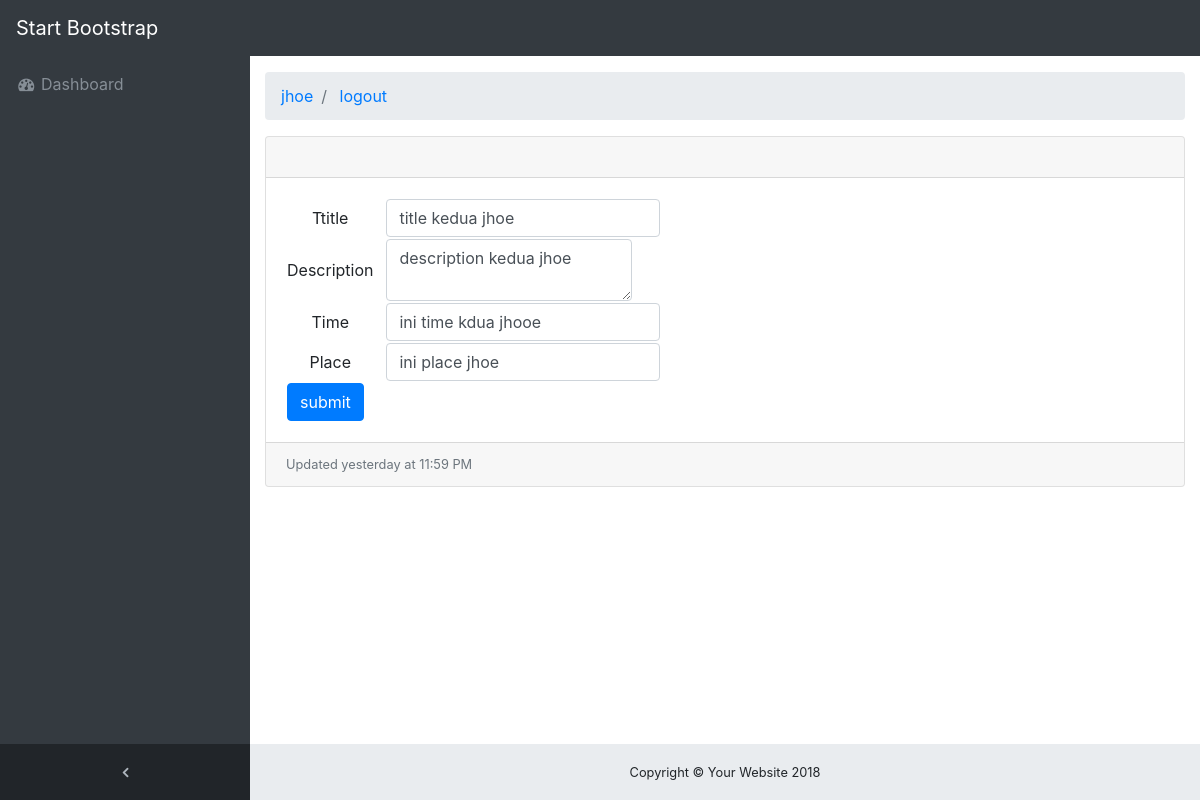
Page /index.php?meeting=edit&id=13 (signed in) on the committed database.
### tables this page shows
CREATE TABLE `meetings` (
  `id` int(5) NOT NULL,
  `owner_id` int(5) NOT NULL,
  `title` varchar(255) NOT NULL,
  `description` text NOT NULL,
  `waktu` varchar(100) NOT NULL,
  `place` varchar(255) NOT NULL
);

### App/Controller/MeetingController.php (called while the page is built, shortened)
<?php
class MeetingController extends Controller
{
public function edit_meeting()
{
  $meeting_id = isset($_GET['id'])?$_GET['id']:NULL;
  $meeting    = $this->$meeting->detail_meeting($meeting_id);
  include "App/View/Meeting/edit_meeting.php";
}
}
 ?>

### index.php (called while the page is built, shortened)
<?php
$kernel = new Route($_GET['meeting']);
$controller = $kernel->getController();
 ?>

### App/Controller/AuthController.php (called while the page is built, shortened)
<?php
class AuthController extends Controller
{
  function __construct()
  {
    $base_url = "http://localhost/httaccess/";
  }
}
 ?>

### App/Model/Meeting.php (called while the page is built, shortened)
<?php
class Meeting extends User
{
public function detail_meeting($meeting_id)
{
      $con = $this->openDb();
      $query  = mysqli_query($con, "SELECT * FROM meetings WHERE id = '$meeting_id'");
      $result = mysqli_fetch_array($query);
      return $result;
}
}
 ?>

### App/View/Meeting/edit_meeting.php (the view, shortened to what this page needs)
<!DOCTYPE html>
<html lang="en">
<head>
  <link href="<?php echo $base_url?>Public/vendor/bootstrap/css/bootstrap.min.css" rel="stylesheet">
  <link href="<?php echo $base_url?>Public/vendor/font-awesome/css/font-awesome.min.css" rel="stylesheet" type="text/css">
  <link href="<?php echo $base_url?>Public/vendor/datatables/dataTables.bootstrap4.css" rel="stylesheet">
  <link href="<?php echo $base_url?>Public/css/sb-admin.css" rel="stylesheet">
</head>
<body class="fixed-nav sticky-footer bg-dark" id="page-top">
  <nav class="navbar navbar-expand-lg navbar-dark bg-dark fixed-top" id="mainNav">
    <a class="navbar-brand" href="index.html">Start Bootstrap</a>
    <div class="collapse navbar-collapse" id="navbarResponsive">
      <ul class="navbar-nav navbar-sidenav" id="exampleAccordion">
        <li class="nav-item" data-toggle="tooltip" data-placement="right" title="Dashboard">
          <a class="nav-link" href="index.html">
            <i class="fa fa-fw fa-dashboard"></i>
            <span class="nav-link-text">Dashboard</span>
          </a>
        </li>
              </ul>
      <ul class="navbar-nav sidenav-toggler">
        <li class="nav-item">
          <a class="nav-link text-center" id="sidenavToggler">
            <i class="fa fa-fw fa-angle-left"></i>
          </a>
        </li>
      </ul>
    </div>
  </nav>
  <div class="content-wrapper">
    <div class="container-fluid">
      <ol class="breadcrumb">
        <li class="breadcrumb-item">
          <a href="#"><?php echo $_SESSION['name'] ?></a>
        </li>
        <li class="breadcrumb-item active"> <a  href="?meeting=logout">logout</a> </li>
      </ol>
      <div class="card mb-3">
        <div class="card-header">
         </div>
        <div class="card-body">
          <form class='form-inline form-horizontal' method="post" action="?meeting=update" >
            <table>
              <tr>
                <td><label for="title">Ttitle</label></td>
                <td>&nbsp;&nbsp;</td>
                <td><input value="<?php echo $meeting['title']; ?>" required name="title" type="text" class="form-control" id="title"></td>
              </tr>
              <tr>
                <td><label for="description">Description</label></td>
                <td>&nbsp;&nbsp;</td>
                <td><textarea required name="description" class='form-control'><?php echo $meeting['description']; ?></textarea>
                </td>
              </tr>
              <tr>
                <td><label for="time">Time</label></td>
                <td>&nbsp;&nbsp;</td>
                <td><input value="<?php echo $meeting['waktu']; ?>" required name="time" type="text" class="form-control" id="time"></td>
              </tr>
              <tr>
                <td><label for="place">Place</label></td>
                <td>&nbsp;&nbsp;</td>
                <td><input value="<?php echo $meeting['place']; ?>" required name="place" type="text" class="form-control" id="place"></td>
              </tr>
              <tr>
                <td><button required type="submit" name="submit" value="submit" class="btn btn-xs btn-primary">submit</button></td>
                <td></td>
              </tr>
            </table>
          </form>
        </div>
        <div class="card-footer small text-muted">Updated yesterday at 11:59 PM</div>
      </div>
    </div>
    <footer class="sticky-footer">
      <div class="container">
        <div class="text-center">
          <small>Copyright © Your Website 2018</small>
        </div>
      </div>
    </footer>
  </div>
</body>
</html>

### Public/css/sb-admin.css (style rules this page uses)
html { position: relative; min-height: 100%; }
body { overflow-x: hidden; }
body.sticky-footer { margin-bottom: 56px; }
body.sticky-footer .content-wrapper { min-height: calc(100vh - 56px - 56px); }
body.fixed-nav { padding-top: 56px; }
.content-wrapper { min-height: calc(100vh - 56px); padding-top: 1rem; }
#mainNav .navbar-collapse { overflow: auto; max-height: 75vh; }
#mainNav .navbar-collapse .navbar-nav .nav-item .nav-link { cursor: pointer; }
#mainNav .navbar-collapse .sidenav-toggler { display: none; }
@media (min-width: 992px) { #mainNav .navbar-brand { width: 250px; } }
@media (min-width: 992px) { #mainNav .navbar-collapse { overflow: visible; max-height: none; } }
@media (min-width: 992px) { #mainNav .navbar-collapse .navbar-sidenav { position: absolute; top: 0; left: 0; -webkit-flex-direction: column; -ms-flex-direction: column; flex-direction: column; margin-top: 56px; } }
@media (min-width: 992px) { #mainNav .navbar-collapse .navbar-sidenav > .nav-item { width: 250px; padding: 0; } }
@media (min-width: 992px) { #mainNav .navbar-collapse .navbar-sidenav > .nav-item > .nav-link { padding: 1em; } }
#mainNav.fixed-top .sidenav-toggler { display: none; }
@media (min-width: 992px) { #mainNav.fixed-top .navbar-sidenav { height: calc(100vh - 112px); } }
@media (min-width: 992px) { #mainNav.fixed-top .sidenav-toggler { position: absolute; top: 0; left: 0; display: flex; -webkit-flex-direction: column; -ms-flex-direction: column; flex-direction: column; margin-top: calc(100vh - 56px); } }
@media (min-width: 992px) { #mainNav.fixed-top .sidenav-toggler > .nav-item { width: 250px; padding: 0; } }
@media (min-width: 992px) { #mainNav.fixed-top .sidenav-toggler > .nav-item > .nav-link { padding: 1em; } }
#mainNav.fixed-top.navbar-dark .sidenav-toggler { background-color: #212529; }
#mainNav.fixed-top.navbar-dark .sidenav-toggler a i { color: #adb5bd; }
.content-wrapper { overflow-x: hidden; background: white; }
@media (min-width: 992px) { .content-wrapper { margin-left: 250px; } }
#sidenavToggler i { font-weight: 800; }
#mainNav.navbar-dark .navbar-collapse .navbar-sidenav > .nav-item > .nav-link { color: #868e96; }
@media (min-width: 992px) { #mainNav.navbar-dark .navbar-collapse .navbar-sidenav { background: #343a40; } }
footer.sticky-footer { position: absolute; right: 0; bottom: 0; width: 100%; height: 56px; background-color: #e9ecef; line-height: 55px; }
@media (min-width: 992px) { footer.sticky-footer { width: calc(100% - 250px); } }

### rows in the picture
meetings: title "title kedua jhoe", description "description kedua jhoe", time "ini time kdua jhooe", place "ini place jhoe"

### other values in the picture
$_SESSION['name'] "jhoe"
